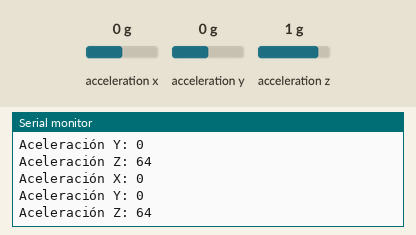
The sketch below on a simulated ESP8266 (NodeMCU). On the bench: the last lines printed to the serial monitor. Wiring (inferred from the names in the program): MMA8452 accelerometer at I2C address 0x1C. The inputs (shaded band) are chosen by the test bench; at power-on: acceleration x 0 g, acceleration y 0 g, acceleration z 1 g.

Above: at 1.8 s.
1.9 s: acceleration x set to -1.4 g
At 2.8 s:
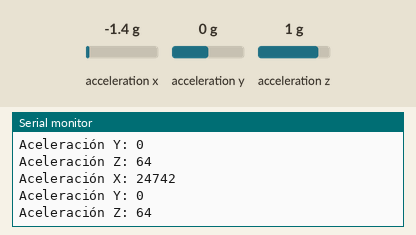
3.4 s: acceleration y set to -1.4 g
At 4.5 s:
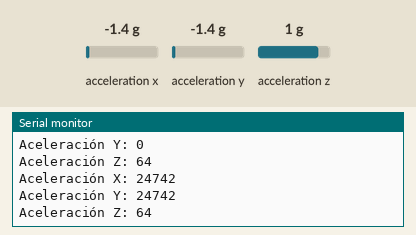
4.9 s: acceleration z set to -1.4 g
At 5.8 s:
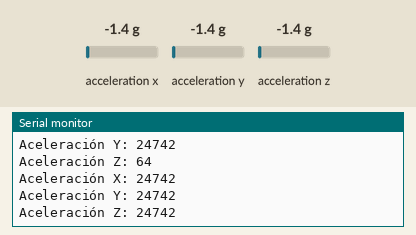

The sketch:

ESP8266_Acelerometro_MMA845x.ino
```cpp
/*
Ver las especificaciones de cada placa para los distintos modos de funcionamiento
Enb la serigrafia de la placa tambien figura la sigla HW-616
*/
#include <Wire.h>

#define MMA845x_ADDRESS 0x1C // Dirección I2C del sensor MMA845x (quizas debe cambiarse de acuerdo a la placa)

void setup() {
  Wire.begin(4, 5); // Inicializar la comunicación I2C con pines D2 (SDA) y D1 (SCL) - esto es para el ESP8266 varia para el ESP32
  Serial.begin(115200); // Inicializar la comunicación serial

  // Configurar el sensor MMA845x
  // Modo de alta resolución, frecuencia de muestreo de 100Hz
  writeRegister8(MMA845x_ADDRESS, 0x2A, 0x01);

  // Habilitar las interrupciones (opcional)
  //writeRegister8(MMA845x_ADDRESS, 0x2D, 0x08);
}

void loop() {
  // Leer datos del sensor MMA845x
  int16_t x, y, z;
  readXYZ(MMA845x_ADDRESS, &x, &y, &z);

  // Imprimir los valores de aceleración
  Serial.print("Aceleración X: ");
  Serial.println(x);
  Serial.print("Aceleración Y: ");
  Serial.println(y);
  Serial.print("Aceleración Z: ");
  Serial.println(z);

  delay(1000); // Esperar un segundo antes de la próxima lectura
}

void writeRegister8(uint8_t address, uint8_t reg, uint8_t value) {
  Wire.beginTransmission(address);
  Wire.write(reg);
  Wire.write(value);
  Wire.endTransmission();
}

void readXYZ(uint8_t address, int16_t* x, int16_t* y, int16_t* z) {
  Wire.beginTransmission(address);
  Wire.write(0x01); // Registro de datos X LSB
  Wire.endTransmission(false);

  Wire.requestFrom(address, 6); // Leer 6 bytes de datos (X, Y y Z)

  if (Wire.available() >= 6) {
    *x = (int16_t)(Wire.read() | (Wire.read() << 8));
    *y = (int16_t)(Wire.read() | (Wire.read() << 8));
    *z = (int16_t)(Wire.read() | (Wire.read() << 8));
  }
}
```

Measured:
- after the input at 1.9 s, the serial monitor: prints a new line after 0.10 s (image 1)
- after the input at 3.4 s, the serial monitor: prints a new line after 0.61 s (image 2)
- after the input at 4.9 s, the serial monitor: prints a new line after 0.11 s (image 3)
